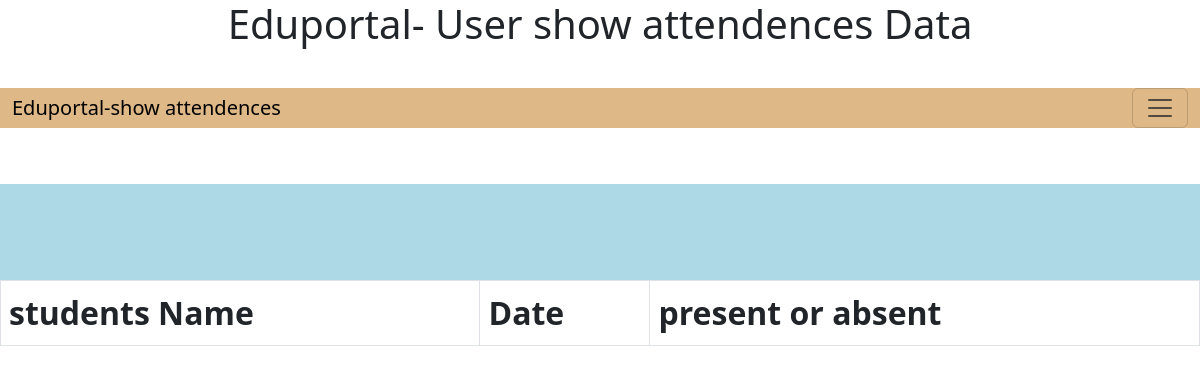
The page /user/showattendance on the database as committed earlier.
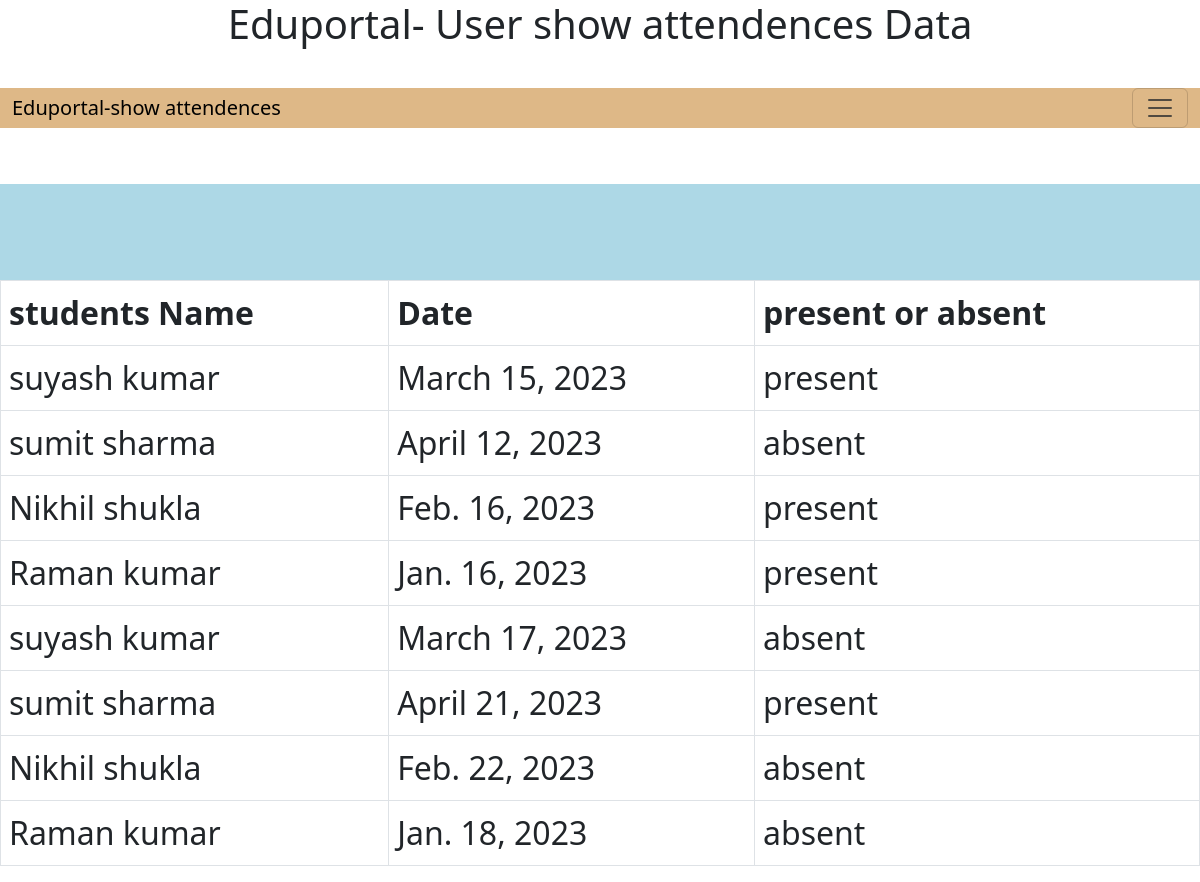
The same page on the database as committed later.
### myuser/models.py (models this page shows)
class Attendance(models.Model):
    student_name  = models.CharField(max_length=100,null= True)
    date = models.DateField()
    present_absent   = models.CharField( max_length=100 , default= True)

### myuser/views.py (the view)
# urls.py: path("showattendance",views.showattendance, name= "showattendance"),
def showattendance(request):
    try:
        attendance = Attendance.objects.all()
        data = {"attendances": attendance }
        return render(request, 'myuser/showattendance.html', data)
    except:
         return render(request, 'myuser/showattendance.html')

### templates/myuser/showattendance.html (shortened to what this page needs)
<!doctype html>
<html lang="en">
  <head>
    <link href="https://cdn.jsdelivr.net/npm/bootstrap@5.3.0-alpha1/dist/css/bootstrap.min.css" rel="stylesheet">
  </head>
  <body>
    <center><h1> Eduportal- User show attendences   Data </h1></center> &nbsp; &nbsp;
    <nav class="navbar navbar-default custom-navbar">
      {% load static  %}
      <link rel = "stylesheet" href = "{%  static 'styles/showattendences.css' %}" >
        <div class="container-fluid">
          <a class="navbar-brand" href="#">Eduportal-show attendences   </a>
          <button class="navbar-toggler" type="button" data-bs-toggle="collapse" data-bs-target="#navbarSupportedContent" aria-controls="navbarSupportedContent" aria-expanded="false" aria-label="Toggle navigation">
            <span class="navbar-toggler-icon"></span>
          </button>
        </div>
      </nav> &nbsp; &nbsp;
     <br><br>
      {% load static  %}
      <link rel = "stylesheet" href = "{%  static 'styles/showattendences.css' %}" >
      <div class = "attendence">
<table class= "table table-bordered">
    <thead>
        <tr>
            <th scope="col">students Name </th>
            <th scope="col"> Date </th>
            <th scope="col">  present or absent  </th>
          </tr>
        </thead>
{% for attendance in attendances %}
      <tr>
        <td scope="col">{{attendance.student_name}}</td>
        <td scope="col">{{attendance.date}}</td>
        <td scope="col">{{attendance.present_absent}} </td>
      </tr>
{% endfor %} <br> <br>
</div>

### static/styles/showattendences.css (style rules this page uses)
.container-fluid { background-color: burlywood; font-size: xx-large; }
.attendence { background-color: lightblue; font-size: xx-large; }

Rows that differ between the two databases and show on the page:
added Attendance: student_name "suyash kumar", date "March 15, 2023", present_absent "present"
added Attendance: student_name "sumit sharma", date "April 12, 2023", present_absent "absent"
added Attendance: student_name "Nikhil shukla", date "Feb. 16, 2023", present_absent "present"
added Attendance: student_name "Raman kumar", date "Jan. 16, 2023", present_absent "present"
added Attendance: student_name "suyash kumar", date "March 17, 2023", present_absent "absent"
added Attendance: student_name "sumit sharma", date "April 21, 2023", present_absent "present"
added Attendance: student_name "Nikhil shukla", date "Feb. 22, 2023", present_absent "absent"
added Attendance: student_name "Raman kumar", date "Jan. 18, 2023", present_absent "absent"
